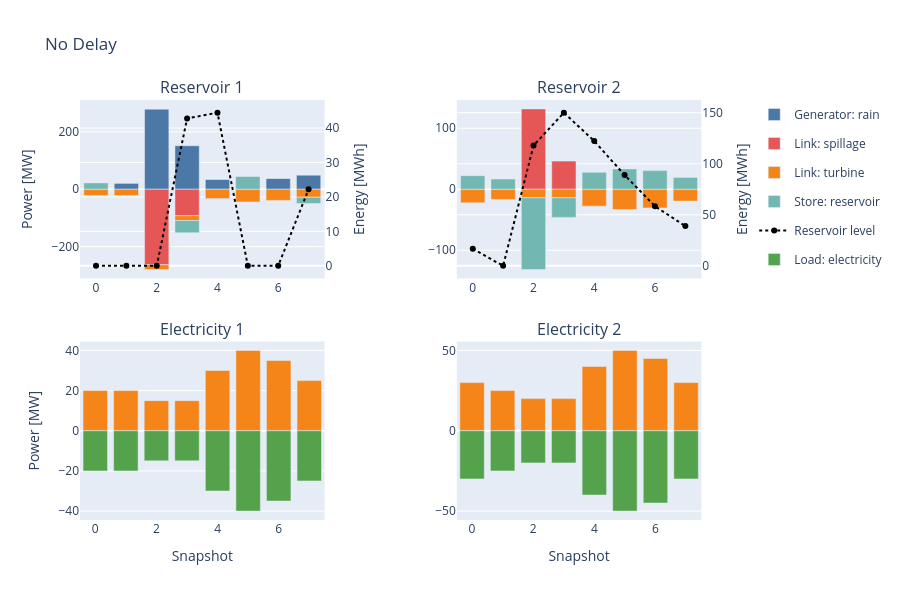

Write notebook code for a chart like this one.
### Markdown cell above
### Energy Balance and Reservoir Levels

The energy balance shows all inflows (positive) and outflows (negative) at each bus per snapshot. For the reservoir buses, we overlay the stored energy level on a secondary axis.

### Code cell
import plotly.graph_objects as go
from plotly.subplots import make_subplots

carrier_colors = {
    "rain": "#4C78A8",
    "spillage": "#E45756",
    "turbine": "#F58518",
    "reservoir": "#72B7B2",
    "electricity": "#54A24B",
}


def plot_energy_balance(n, title=""):
    eb = n.stats.energy_balance(groupby=["bus", "carrier"], groupby_time=False).fillna(
        0
    )

    fig = make_subplots(
        rows=2,
        cols=2,
        subplot_titles=["Reservoir 1", "Reservoir 2", "Electricity 1", "Electricity 2"],
        specs=[[{"secondary_y": True}, {"secondary_y": True}], [{}, {}]],
        vertical_spacing=0.15,
    )

    seen = set()
    for bus, row, col in [
        ("reservoir 1", 1, 1),
        ("reservoir 2", 1, 2),
        ("electricity 1", 2, 1),
        ("electricity 2", 2, 2),
    ]:
        bus_eb = eb.xs(bus, level="bus")
        for (comp, carrier), values in bus_eb.iterrows():
            group = f"{comp}: {carrier}"
            fig.add_trace(
                go.Bar(
                    x=n.snapshots,
                    y=values,
                    name=group,
                    marker_color=carrier_colors.get(carrier, "#999"),
                    legendgroup=group,
                    showlegend=group not in seen,
                ),
                row=row,
                col=col,
            )
            seen.add(group)

        if bus.startswith("reservoir"):
            group = "Reservoir level"
            fig.add_trace(
                go.Scatter(
                    x=n.snapshots,
                    y=n.stores_t.e[bus],
                    mode="lines+markers",
                    name=group,
                    line={"color": "black", "width": 2, "dash": "dot"},
                    legendgroup=group,
                    showlegend=group not in seen,
                ),
                row=row,
                col=col,
                secondary_y=True,
            )
            seen.add(group)

    fig.update_layout(height=600, barmode="relative", title_text=title)
    fig.update_yaxes(title_text="Power [MW]", row=1, col=1)
    fig.update_yaxes(title_text="Energy [MWh]", secondary_y=True, row=1, col=1)
    fig.update_yaxes(title_text="Energy [MWh]", secondary_y=True, row=1, col=2)
    fig.update_yaxes(title_text="Power [MW]", row=2, col=1)
    fig.update_xaxes(title_text="Snapshot", row=2, col=1)
    fig.update_xaxes(title_text="Snapshot", row=2, col=2)
    return fig


plot_energy_balance(n, title="No Delay")

### Figure 1 — Plotly figure (JSON) as saved in the notebook; plotly's stock layout.template omitted (floating-point values rounded to 4 significant figures)
{"data": [{"legendgroup": "Generator: rain", "marker": {"color": "#4C78A8"}, "name": "Generator: rain", "showlegend": true, "type": "bar", "x": [0, 1, 2, 3, 4, 5, 6, 7], "xaxis": "x", "y": [0.0, 22.22, 280.0, 151.7, 35.0, 0.0, 38.89, 50.0], "yaxis": "y"}, {"legendgroup": "Link: spillage", "marker": {"color": "#E45756"}, "name": "Link: spillage", "showlegend": true, "type": "bar", "x": [0, 1, 2, 3, 4, 5, 6, 7], "xaxis": "x", "y": [0.0, 0.0, -263.3, -92.22, 0.0, 0.0, 0.0, 0.0], "yaxis": "y"}, {"legendgroup": "Link: turbine", "marker": {"color": "#F58518"}, "name": "Link: turbine", "showlegend": true, "type": "bar", "x": [0, 1, 2, 3, 4, 5, 6, 7], "xaxis": "x", "y": [-22.22, -22.22, -16.67, -16.67, -33.33, -44.44, -38.89, -27.78], "yaxis": "y"}, {"legendgroup": "Store: reservoir", "marker": {"color": "#72B7B2"}, "name": "Store: reservoir", "showlegend": true, "type": "bar", "x": [0, 1, 2, 3, 4, 5, 6, 7], "xaxis": "x", "y": [22.22, 0.0, 0.0, -42.78, -1.667, 44.44, 0.0, -22.22], "yaxis": "y"}, {"legendgroup": "Reservoir level", "line": {"color": "black", "dash": "dot", "width": 2}, "mode": "lines+markers", "name": "Reservoir level", "showlegend": true, "type": "scatter", "x": [0, 1, 2, 3, 4, 5, 6, 7], "xaxis": "x", "y": [0.0, 0.0, 0.0, 42.78, 44.44, 0.0, 0.0, 22.22], "yaxis": "y2"}, {"legendgroup": "Link: spillage", "marker": {"color": "#E45756"}, "name": "Link: spillage", "showlegend": false, "type": "bar", "x": [0, 1, 2, 3, 4, 5, 6, 7], "xaxis": "x2", "y": [0.0, 0.0, 131.7, 46.11, 0.0, 0.0, 0.0, 0.0], "yaxis": "y3"}, {"legendgroup": "Link: turbine", "marker": {"color": "#F58518"}, "name": "Link: turbine", "showlegend": false, "type": "bar", "x": [0, 1, 2, 3, 4, 5, 6, 7], "xaxis": "x2", "y": [-22.22, -16.67, -13.89, -13.89, -27.78, -33.33, -30.56, -19.44], "yaxis": "y3"}, {"legendgroup": "Store: reservoir", "marker": {"color": "#72B7B2"}, "name": "Store: reservoir", "showlegend": false, "type": "bar", "x": [0, 1, 2, 3, 4, 5, 6, 7], "xaxis": "x2", "y": [22.22, 16.67, -117.8, -32.22, 27.78, 33.33, 30.56, 19.44], "yaxis": "y3"}, {"legendgroup": "Reservoir level", "line": {"color": "black", "dash": "dot", "width": 2}, "mode": "lines+markers", "name": "Reservoir level", "showlegend": false, "type": "scatter", "x": [0, 1, 2, 3, 4, 5, 6, 7], "xaxis": "x2", "y": [16.67, 0.0, 117.8, 150.0, 122.2, 88.89, 58.33, 38.89], "yaxis": "y4"}, {"legendgroup": "Link: turbine", "marker": {"color": "#F58518"}, "name": "Link: turbine", "showlegend": false, "type": "bar", "x": [0, 1, 2, 3, 4, 5, 6, 7], "xaxis": "x3", "y": [20.0, 20.0, 15.0, 15.0, 30.0, 40.0, 35.0, 25.0], "yaxis": "y5"}, {"legendgroup": "Load: electricity", "marker": {"color": "#54A24B"}, "name": "Load: electricity", "showlegend": true, "type": "bar", "x": [0, 1, 2, 3, 4, 5, 6, 7], "xaxis": "x3", "y": [-20.0, -20.0, -15.0, -15.0, -30.0, -40.0, -35.0, -25.0], "yaxis": "y5"}, {"legendgroup": "Link: turbine", "marker": {"color": "#F58518"}, "name": "Link: turbine", "showlegend": false, "type": "bar", "x": [0, 1, 2, 3, 4, 5, 6, 7], "xaxis": "x4", "y": [30.0, 25.0, 20.0, 20.0, 40.0, 50.0, 45.0, 30.0], "yaxis": "y6"}, {"legendgroup": "Load: electricity", "marker": {"color": "#54A24B"}, "name": "Load: electricity", "showlegend": false, "type": "bar", "x": [0, 1, 2, 3, 4, 5, 6, 7], "xaxis": "x4", "y": [-30.0, -25.0, -20.0, -20.0, -40.0, -50.0, -45.0, -30.0], "yaxis": "y6"}], "layout": {"annotations": [{"font": {"size": 16}, "showarrow": false, "text": "Reservoir 1", "x": 0.185, "xanchor": "center", "xref": "paper", "y": 1.0, "yanchor": "bottom", "yref": "paper"}, {"font": {"size": 16}, "showarrow": false, "text": "Reservoir 2", "x": 0.755, "xanchor": "center", "xref": "paper", "y": 1.0, "yanchor": "bottom", "yref": "paper"}, {"font": {"size": 16}, "showarrow": false, "text": "Electricity 1", "x": 0.185, "xanchor": "center", "xref": "paper", "y": 0.425, "yanchor": "bottom", "yref": "paper"}, {"font": {"size": 16}, "showarrow": false, "text": "Electricity 2", "x": 0.755, "xanchor": "center", "xref": "paper", "y": 0.425, "yanchor": "bottom", "yref": "paper"}], "barmode": "relative", "height": 600, "title": {"text": "No Delay"}, "xaxis": {"anchor": "y", "domain": [0.0, 0.37]}, "xaxis2": {"anchor": "y3", "domain": [0.57, 0.94]}, "xaxis3": {"anchor": "y5", "domain": [0.0, 0.37], "title": {"text": "Snapshot"}}, "xaxis4": {"anchor": "y6", "domain": [0.57, 0.94], "title": {"text": "Snapshot"}}, "yaxis": {"anchor": "x", "domain": [0.575, 1.0], "title": {"text": "Power [MW]"}}, "yaxis2": {"anchor": "x", "overlaying": "y", "side": "right", "title": {"text": "Energy [MWh]"}}, "yaxis3": {"anchor": "x2", "domain": [0.575, 1.0]}, "yaxis4": {"anchor": "x2", "overlaying": "y3", "side": "right", "title": {"text": "Energy [MWh]"}}, "yaxis5": {"anchor": "x3", "domain": [0.0, 0.425], "title": {"text": "Power [MW]"}}, "yaxis6": {"anchor": "x4", "domain": [0.0, 0.425]}}}
